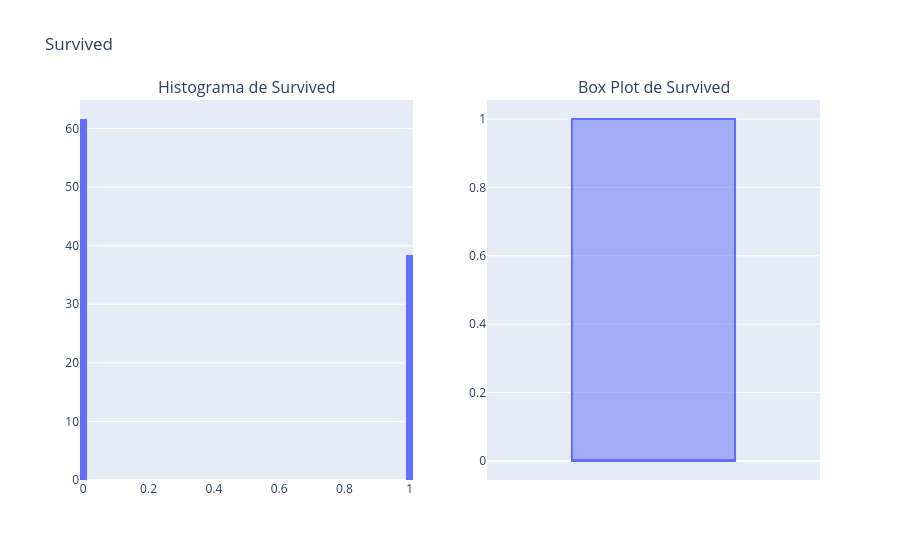
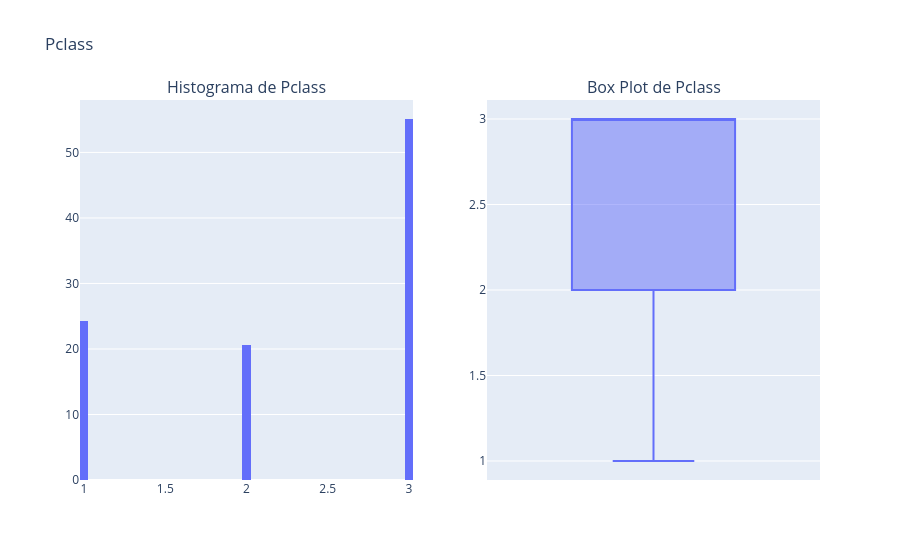
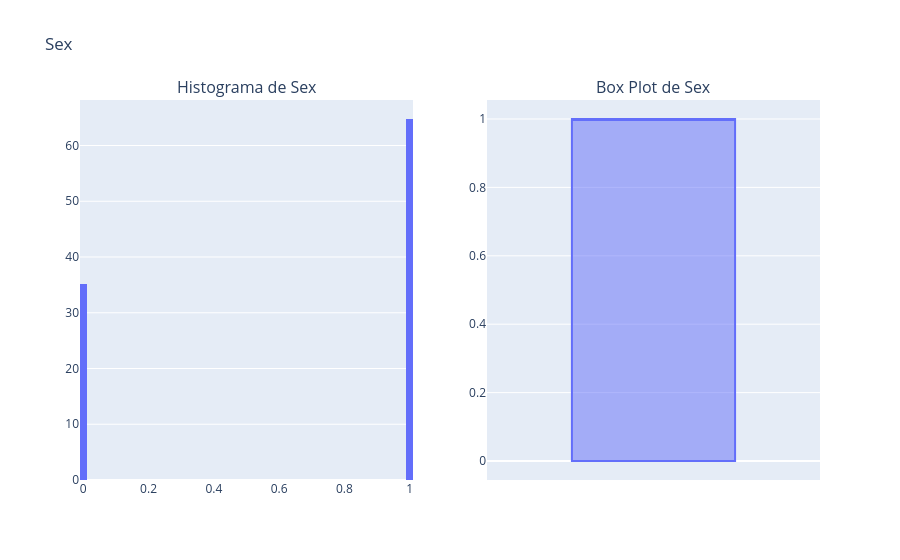
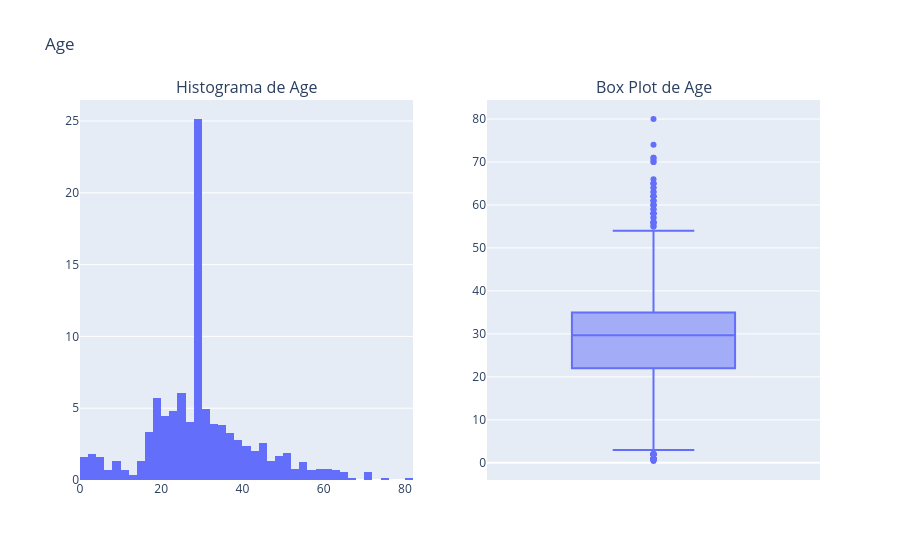

Source (notebook cell) for these figures, in order:
### Markdown cell above
## Busca por outliers e balancemaento

### Code cell
for campo in xy_train.columns:
    if xy_train[campo].dtype in  ['int64', 'int32', 'float64', 'float32']:
        fig = make_subplots(rows=1, cols=2, subplot_titles=[f'Histograma de {campo}', f'Box Plot de {campo}'])
        fig.add_trace(
            px.histogram(xy_train, x=campo, histnorm="percent", nbins=60).data[0],
            row=1, col=1
        )

        fig.add_trace(
            px.box(xy_train, y=campo).data[0],
            row=1, col=2
            )
        fig.update_layout(title_text=f'{campo}', showlegend=False)
        fig.show()
    else:
        fig = px.histogram(xy_train, x=campo, histnorm="percent", nbins=60)
        fig.update_layout(title_text=f'{campo}', showlegend=False)
        fig.show()

### Figure 1 — Plotly figure (JSON) as saved in the notebook; plotly's stock layout.template omitted (floating-point values rounded to 4 significant figures; data arrays with more than 128 entries replaced by an {"elided": "..."} marker saying what was removed)
{"data": [{"bingroup": "x", "histnorm": "percent", "hovertemplate": "Survived=%{x}<br>percent=%{y}<extra></extra>", "legendgroup": "", "marker": {"color": "#636efa", "pattern": {"shape": ""}}, "name": "", "nbinsx": 60, "orientation": "v", "showlegend": false, "type": "histogram", "x": {"elided": "891 int values"}, "xaxis": "x", "yaxis": "y"}, {"alignmentgroup": "True", "hovertemplate": "Survived=%{y}<extra></extra>", "legendgroup": "", "marker": {"color": "#636efa"}, "name": "", "notched": false, "offsetgroup": "", "orientation": "v", "showlegend": false, "type": "box", "x0": " ", "xaxis": "x2", "y": {"elided": "891 int values"}, "y0": " ", "yaxis": "y2"}], "layout": {"annotations": [{"font": {"size": 16}, "showarrow": false, "text": "Histograma de Survived", "x": 0.225, "xanchor": "center", "xref": "paper", "y": 1, "yanchor": "bottom", "yref": "paper"}, {"font": {"size": 16}, "showarrow": false, "text": "Box Plot de Survived", "x": 0.775, "xanchor": "center", "xref": "paper", "y": 1, "yanchor": "bottom", "yref": "paper"}], "showlegend": false, "title": {"text": "Survived"}, "xaxis": {"anchor": "y", "domain": [0, 0.45]}, "xaxis2": {"anchor": "y2", "domain": [0.55, 1]}, "yaxis": {"anchor": "x", "domain": [0, 1]}, "yaxis2": {"anchor": "x2", "domain": [0, 1]}}}

### Figure 2 — Plotly figure (JSON) as saved in the notebook; plotly's stock layout.template omitted (floating-point values rounded to 4 significant figures; data arrays with more than 128 entries replaced by an {"elided": "..."} marker saying what was removed)
{"data": [{"bingroup": "x", "histnorm": "percent", "hovertemplate": "Pclass=%{x}<br>percent=%{y}<extra></extra>", "legendgroup": "", "marker": {"color": "#636efa", "pattern": {"shape": ""}}, "name": "", "nbinsx": 60, "orientation": "v", "showlegend": false, "type": "histogram", "x": {"elided": "891 int values"}, "xaxis": "x", "yaxis": "y"}, {"alignmentgroup": "True", "hovertemplate": "Pclass=%{y}<extra></extra>", "legendgroup": "", "marker": {"color": "#636efa"}, "name": "", "notched": false, "offsetgroup": "", "orientation": "v", "showlegend": false, "type": "box", "x0": " ", "xaxis": "x2", "y": {"elided": "891 int values"}, "y0": " ", "yaxis": "y2"}], "layout": {"annotations": [{"font": {"size": 16}, "showarrow": false, "text": "Histograma de Pclass", "x": 0.225, "xanchor": "center", "xref": "paper", "y": 1, "yanchor": "bottom", "yref": "paper"}, {"font": {"size": 16}, "showarrow": false, "text": "Box Plot de Pclass", "x": 0.775, "xanchor": "center", "xref": "paper", "y": 1, "yanchor": "bottom", "yref": "paper"}], "showlegend": false, "title": {"text": "Pclass"}, "xaxis": {"anchor": "y", "domain": [0, 0.45]}, "xaxis2": {"anchor": "y2", "domain": [0.55, 1]}, "yaxis": {"anchor": "x", "domain": [0, 1]}, "yaxis2": {"anchor": "x2", "domain": [0, 1]}}}

### Figure 3 — Plotly figure (JSON) as saved in the notebook; plotly's stock layout.template omitted (floating-point values rounded to 4 significant figures; data arrays with more than 128 entries replaced by an {"elided": "..."} marker saying what was removed)
{"data": [{"bingroup": "x", "histnorm": "percent", "hovertemplate": "Sex=%{x}<br>percent=%{y}<extra></extra>", "legendgroup": "", "marker": {"color": "#636efa", "pattern": {"shape": ""}}, "name": "", "nbinsx": 60, "orientation": "v", "showlegend": false, "type": "histogram", "x": {"elided": "891 int values"}, "xaxis": "x", "yaxis": "y"}, {"alignmentgroup": "True", "hovertemplate": "Sex=%{y}<extra></extra>", "legendgroup": "", "marker": {"color": "#636efa"}, "name": "", "notched": false, "offsetgroup": "", "orientation": "v", "showlegend": false, "type": "box", "x0": " ", "xaxis": "x2", "y": {"elided": "891 int values"}, "y0": " ", "yaxis": "y2"}], "layout": {"annotations": [{"font": {"size": 16}, "showarrow": false, "text": "Histograma de Sex", "x": 0.225, "xanchor": "center", "xref": "paper", "y": 1, "yanchor": "bottom", "yref": "paper"}, {"font": {"size": 16}, "showarrow": false, "text": "Box Plot de Sex", "x": 0.775, "xanchor": "center", "xref": "paper", "y": 1, "yanchor": "bottom", "yref": "paper"}], "showlegend": false, "title": {"text": "Sex"}, "xaxis": {"anchor": "y", "domain": [0, 0.45]}, "xaxis2": {"anchor": "y2", "domain": [0.55, 1]}, "yaxis": {"anchor": "x", "domain": [0, 1]}, "yaxis2": {"anchor": "x2", "domain": [0, 1]}}}

### Figure 4 — Plotly figure (JSON) as saved in the notebook; plotly's stock layout.template omitted (floating-point values rounded to 4 significant figures; data arrays with more than 128 entries replaced by an {"elided": "..."} marker saying what was removed)
{"data": [{"bingroup": "x", "histnorm": "percent", "hovertemplate": "Age=%{x}<br>percent=%{y}<extra></extra>", "legendgroup": "", "marker": {"color": "#636efa", "pattern": {"shape": ""}}, "name": "", "nbinsx": 60, "orientation": "v", "showlegend": false, "type": "histogram", "x": {"elided": "891 float values"}, "xaxis": "x", "yaxis": "y"}, {"alignmentgroup": "True", "hovertemplate": "Age=%{y}<extra></extra>", "legendgroup": "", "marker": {"color": "#636efa"}, "name": "", "notched": false, "offsetgroup": "", "orientation": "v", "showlegend": false, "type": "box", "x0": " ", "xaxis": "x2", "y": {"elided": "891 float values"}, "y0": " ", "yaxis": "y2"}], "layout": {"annotations": [{"font": {"size": 16}, "showarrow": false, "text": "Histograma de Age", "x": 0.225, "xanchor": "center", "xref": "paper", "y": 1, "yanchor": "bottom", "yref": "paper"}, {"font": {"size": 16}, "showarrow": false, "text": "Box Plot de Age", "x": 0.775, "xanchor": "center", "xref": "paper", "y": 1, "yanchor": "bottom", "yref": "paper"}], "showlegend": false, "title": {"text": "Age"}, "xaxis": {"anchor": "y", "domain": [0, 0.45]}, "xaxis2": {"anchor": "y2", "domain": [0.55, 1]}, "yaxis": {"anchor": "x", "domain": [0, 1]}, "yaxis2": {"anchor": "x2", "domain": [0, 1]}}}
